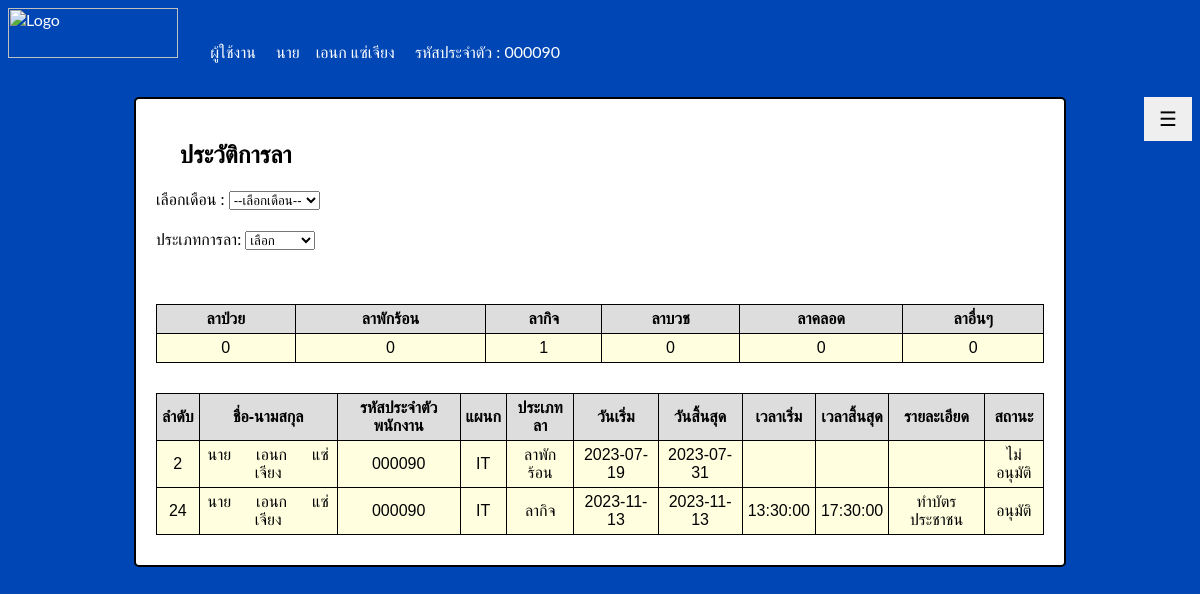
The app's page /PJ/historyleave.php (signed in) with its own data.
### tables this page shows
CREATE TABLE `leave_number` (
  `id_leavenum` int(10) NOT NULL COMMENT 'รหัสจำนวนการลา',
  `prefix_em` varchar(100) DEFAULT NULL,
  `firstname_em` varchar(200) NOT NULL,
  `lastname_em` varchar(200) NOT NULL,
  `id_em` varchar(50) NOT NULL COMMENT 'รหัสประจำตัวพนักงาน',
  `department_em` varchar(200) NOT NULL,
  `vacation_leave` int(10) NOT NULL DEFAULT 0 COMMENT 'จำนวนลาพักร้อนที่ลาไป',
  `sick_leave` double NOT NULL DEFAULT 0 COMMENT 'จำนวนลาป่วยที่ลาไป',
  `business_leave` double NOT NULL DEFAULT 0 COMMENT 'จำนวนลากิจที่ลาไป',
  `ordination_leave` int(10) NOT NULL DEFAULT 0 COMMENT 'จำนวนลาบวชที่ลาไป',
  `maternity_leave` int(10) NOT NULL DEFAULT 0 COMMENT 'จำนวนลาคลอดที่ลาไป',
  `other_leave` int(10) NOT NULL DEFAULT 0 COMMENT 'จำนวนลาอื่นๆที่ลาไป'
);

CREATE TABLE `leave_form` (
  `id_leave` int(10) NOT NULL COMMENT 'รหัสการลา',
  `prefix_em` varchar(100) NOT NULL COMMENT 'คำนำหน้า',
  `firstname_em` varchar(200) DEFAULT NULL COMMENT 'ชื่อพนักงาน',
  `lastname_em` varchar(200) DEFAULT NULL COMMENT 'นามสกุลพนักงาน',
  `id_em` varchar(50) NOT NULL COMMENT 'รหัสประจำตัวพนักงาน',
  `department_em` varchar(200) DEFAULT NULL COMMENT 'แผนก',
  `leave_type` varchar(100) NOT NULL COMMENT 'ประเภทการลา',
  `details` varchar(200) DEFAULT NULL,
  `start_leave` date DEFAULT NULL COMMENT 'วันที่เริ่มลา',
  `end_leave` date DEFAULT NULL COMMENT 'วันสุดท้ายที่ลา',
  `starttime_leave` time DEFAULT NULL COMMENT 'เวลาที่เริ่มลา',
  `endtime_leave` time DEFAULT NULL COMMENT 'เวลาสิ้นสุดการลา',
  `status_leave` varchar(50) DEFAULT NULL COMMENT 'สถานะตัวลาว่าอนุมัติหรือไม่'
);

### PJ/historyleave.php (the view, shortened to what this page needs)
<?php session_start();
include("connect.php");
?>
<!DOCTYPE html>
<?php include "connect.php"?>
<html>
<head>
    <link rel="stylesheet" href="CSS/historyleavedecor.css">
    <link rel="stylesheet" href="CSS/sidemenu.css">
</head>
<body>
<p>
        <img src="https://www.energymobile.net/img_cus_sale/images/logo-login-page1.png" alt="Logo" width="170" height="50">
&emsp;&emsp;
            ผู้ใช้งาน &emsp;
            <?php echo $_SESSION["prefix_em"]; ?>&emsp;
            <?php echo $_SESSION["firstname_em"] . ' ' . $_SESSION["lastname_em"]; ?>
            <label for="emid">รหัสประจำตัว : </label>
            <?php echo $_SESSION["id_em"]; ?>
            </p>
</body>
<body>
<br>
 <button class="openbtn" id="openbtn" onclick="show()">☰</button>
    <article>
        <div class="form">
            <h2> &emsp; ประวัติการลา </h2>
            <form>
            <label for="optmonth">เลือกเดือน : </label>
                    <select id="month" onchange="filterTable();">
                        <option value="choose">--เลือกเดือน--</option>
                    </select>
                    <br><br>
                    <label for="pack">ประเภทการลา:</label>
                    <select id="pack" name="pack" onchange="filterTable();" >
                        <option value="select">เลือก</option>
                    </select>
            </form>
            <br><br>
            <font size="2" border="1" cellpadding='2' face="Arial">
                <table class="header-table">
                    <tr>
                        <th>ลาป่วย</th>
                        <th>ลาพักร้อน</th>
                        <th>ลากิจ</th>
                        <th>ลาบวช</th>
                        <th>ลาคลอด</th>
                        <th>ลาอื่นๆ</th>
                    </tr>
                    <?php
               $stmt=$pdo->prepare("SELECT * FROM leave_number WHERE id_em=?" );
               $stmt->bindParam(1,$_SESSION["id_em"]);
               $stmt->execute();
               while($row=$stmt->fetch()):
               ?>
                    <tr>
                       <td><?php echo $row["sick_leave"]; ?> </td>
                       <td><?php echo $row["vacation_leave"]; ?> </td>
                       <td><?php echo $row["business_leave"]; ?> </td>
                       <td><?php echo $row["ordination_leave"]; ?> </td>
                       <td><?php echo $row["maternity_leave"]; ?> </td>
                       <td><?php echo $row["other_leave"]; ?> </td>
                      </tr>
                      <?php endwhile; ?>
                   </table>
            <br><br>
            <font size="1" face="Arial">
                <table class="data-table">
                    <tr>
                        <th>ลำดับ</th>
                        <th>ชื่อ-นามสกุล</th>
                        <th>รหัสประจำตัวพนักงาน</th>
                        <th>แผนก</th>
                        <th>ประเภทลา</th>
                        <th>วันเริ่ม</th>
                        <th>วันสิ้นสุด</th>
                        <th>เวลาเริ่ม</th>
                        <th>เวลาสิ้นสุด</th>
                        <th>รายละเอียด</th>
                        <th>สถานะ</th>
                    </tr>
                <?php
                $stmt=$pdo->prepare("SELECT * FROM leave_form WHERE id_em=?");
                $stmt->bindParam(1,$_SESSION["id_em"]);
                $stmt->execute();
                while($row=$stmt->fetch()):
                ?>
                    <tr>
                        <td><?php echo $row["id_leave"]; ?></td>
                        <td><?php echo $row["prefix_em"]; ?> &emsp; <?php echo $row["firstname_em"]; ?> &emsp; <?php echo $row["lastname_em"]; ?> </td>
                        <td><?php echo $row["id_em"]; ?></td>
                        <td><?php echo $row["department_em"]; ?></td>
                        <td><?php echo $row["leave_type"]; ?></td>
                        <td><?php echo $row["start_leave"]; ?></td>
                        <td><?php echo $row["end_leave"]; ?></td>
                        <td><?php echo $row["starttime_leave"]; ?></td>
                        <td><?php echo $row["endtime_leave"]; ?></td>
                        <td><?php echo $row["details"]; ?></td>
                        <td><?php echo $row["status_leave"]; ?></td>
                    </tr>
                    <?php endwhile; ?>
                </table>
        </div>
    </article>
</body>
</html>

### PJ/CSS/historyleavedecor.css (style rules this page uses)
body { font-family: Arial, Helvetica, sans-serif; background-color: #0047b5; }
article { border-radius: 5px; margin: auto; border: 2px solid black; float: center; padding: 20px; width: 75%; background-color: #FFFFFF; height: auto; }
table { font-family: arial, sans-serif; border: 1px solid black; border-collapse: collapse; background-color: lightyellow; text-size-adjust: 10%; width: 100%; }
td, th { border: 1px solid black; text-align: center; padding: 5px; }
th:nth-child(even), th:nth-child(odd) { background-color: #dddddd; }
p { color: #fff; }

### PJ/CSS/sidemenu.css (style rules this page uses)
body { font-family: "Lato", sans-serif; }
.openbtn { font-size: 20px; cursor: pointer; color: black; padding: 10px 15px; border: none; float: right; }

### records on screen
leave_number: sick_leave "0", vacation_leave "0", business_leave "1", ordination_leave "0", maternity_leave "0", other_leave "0"
leave_form: id_leave "2", prefix_em "นาย", firstname_em "เอนก", lastname_em "แซ่เจียง", id_em "000090", department_em "IT", leave_type "ลาพักร้อน", start_leave "2023-07-19", end_leave "2023-07-31", status_leave "ไม่อนุมัติ"
leave_form: id_leave "24", prefix_em "นาย", firstname_em "เอนก", lastname_em "แซ่เจียง", id_em "000090", department_em "IT", leave_type "ลากิจ", start_leave "2023-11-13", end_leave "2023-11-13", starttime_leave "13:30:00", endtime_leave "17:30:00", details "ทำบัตรประชาชน", status_leave "อนุมัติ"

### other values on screen
$_SESSION["prefix_em"] "นาย"
$_SESSION["firstname_em"] "เอนก"
$_SESSION["lastname_em"] "แซ่เจียง"
$_SESSION["id_em"] "000090"
